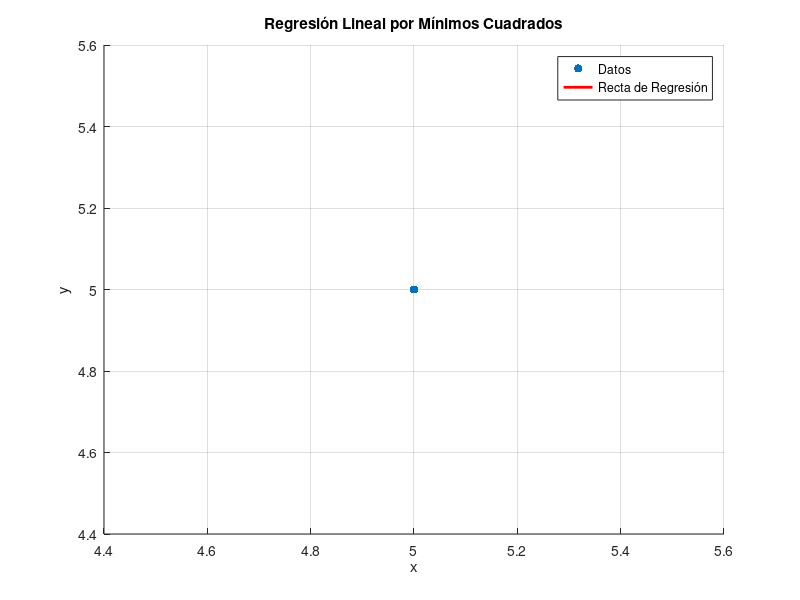

MATLAB code for this plot:
% Método de Mínimos Cuadrados
% Se hace la tabla con xi, yi, xi^2, xi*yi
% Se halla a0 = ((Sumxi^2 * Sumyi)- (Sumxiyi * Sumxi)/(m(xi^2) - (xi)^2)
% Se halla a1 = (m(Sumxiyi) - (Sumxi*Sumyi)/(m(xi^2) - (xi)^2)
% Error = Sum (yi - (a1*xi _ a0))^2
% Transpuesta
% Inversa
function minimos_cuadrados()
    % Solicitar los datos para la regresión
    x = input('Ingrese el vector de valores x (ejemplo: [1; 2; 3; 4]): ');
    y = input('Ingrese el vector de valores y (ejemplo: [2; 3; 5; 7]): ');

    % Calcular la longitud del vector y las sumas necesarias
    n = length(x);
    sum_x = sum(x);
    sum_y = sum(y);
    sum_xy = sum(x .* y);
    sum_x2 = sum(x .^ 2);
    
    % Cálculo de la pendiente (m) y la intersección (b)
    m = (n * sum_xy - sum_x * sum_y) / (n * sum_x2 - sum_x^2);
    b = (sum_y - m * sum_x) / n;

    % Calcular el error cuadrático (E)
    y_pred = m * x + b; % Valores predichos por la recta
    E = sum((y - y_pred).^2); % Suma de los errores al cuadrado

    % Mostrar la ecuación de la recta y el error cuadrático
    fprintf('La ecuación de la recta es: y = %.4fx + %.4f\n', m, b);
    fprintf('El error cuadrático es: E = %.4f\n', E);

    % Graficar los datos y la recta
    figure;
    scatter(x, y, 'filled'); % Graficar los puntos
    hold on;
    x_vals = linspace(min(x), max(x), 100);
    y_vals = m * x_vals + b; % Evaluar la línea de regresión
    plot(x_vals, y_vals, 'r-', 'LineWidth', 2); % Graficar la recta de regresión
    grid on;
    xlabel('x');
    ylabel('y');
    title('Regresión Lineal por Mínimos Cuadrados');
    legend('Datos', 'Recta de Regresión');
    hold off;
end